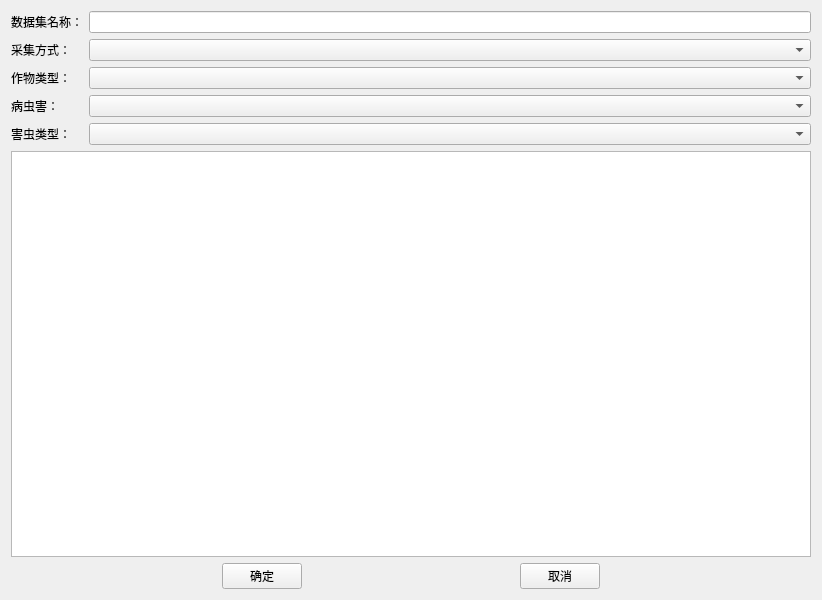
<?xml version="1.0" encoding="UTF-8"?>
<ui version="4.0">
 <class>AgriPestAndDiseaseDataSetDialog</class>
 <widget class="QWidget" name="AgriPestAndDiseaseDataSetDialog">
  <property name="geometry">
   <rect>
    <x>0</x>
    <y>0</y>
    <width>822</width>
    <height>600</height>
   </rect>
  </property>
  <property name="minimumSize">
   <size>
    <width>800</width>
    <height>600</height>
   </size>
  </property>
  <property name="windowTitle">
   <string>Form</string>
  </property>
  <layout class="QVBoxLayout" name="verticalLayout">
   <item>
    <layout class="QGridLayout" name="gridLayout">
     <item row="0" column="1">
      <widget class="QLineEdit" name="dataset_name"/>
     </item>
     <item row="3" column="1">
      <widget class="QComboBox" name="comboBox_crop_type"/>
     </item>
     <item row="5" column="1">
      <widget class="QComboBox" name="comboBox_pest_type"/>
     </item>
     <item row="3" column="0">
      <widget class="QLabel" name="label_8">
       <property name="text">
        <string>作物类型：</string>
       </property>
      </widget>
     </item>
     <item row="5" column="0">
      <widget class="QLabel" name="label_5">
       <property name="text">
        <string>害虫类型：</string>
       </property>
      </widget>
     </item>
     <item row="0" column="0">
      <widget class="QLabel" name="label">
       <property name="text">
        <string>数据集名称：</string>
       </property>
      </widget>
     </item>
     <item row="1" column="1">
      <widget class="QComboBox" name="comboBox_collect_type"/>
     </item>
     <item row="1" column="0">
      <widget class="QLabel" name="label_2">
       <property name="text">
        <string>采集方式：</string>
       </property>
      </widget>
     </item>
     <item row="4" column="0">
      <widget class="QLabel" name="label_6">
       <property name="text">
        <string>病虫害：</string>
       </property>
      </widget>
     </item>
     <item row="4" column="1">
      <widget class="QComboBox" name="comboBox_pest_disease"/>
     </item>
    </layout>
   </item>
   <item>
    <layout class="QVBoxLayout" name="verticalLayout_2">
     <item>
      <widget class="QTableWidget" name="tableWidget"/>
     </item>
    </layout>
   </item>
   <item>
    <layout class="QHBoxLayout" name="horizontalLayout">
     <item>
      <spacer name="horizontalSpacer">
       <property name="orientation">
        <enum>Qt::Horizontal</enum>
       </property>
       <property name="sizeHint" stdset="0">
        <size>
         <width>40</width>
         <height>20</height>
        </size>
       </property>
      </spacer>
     </item>
     <item>
      <widget class="QPushButton" name="btnOK">
       <property name="text">
        <string>确定</string>
       </property>
      </widget>
     </item>
     <item>
      <spacer name="horizontalSpacer_2">
       <property name="orientation">
        <enum>Qt::Horizontal</enum>
       </property>
       <property name="sizeHint" stdset="0">
        <size>
         <width>40</width>
         <height>20</height>
        </size>
       </property>
      </spacer>
     </item>
     <item>
      <widget class="QPushButton" name="btnCancel">
       <property name="text">
        <string>取消</string>
       </property>
      </widget>
     </item>
     <item>
      <spacer name="horizontalSpacer_3">
       <property name="orientation">
        <enum>Qt::Horizontal</enum>
       </property>
       <property name="sizeHint" stdset="0">
        <size>
         <width>40</width>
         <height>20</height>
        </size>
       </property>
      </spacer>
     </item>
    </layout>
   </item>
  </layout>
 </widget>
 <resources/>
 <connections/>
</ui>
